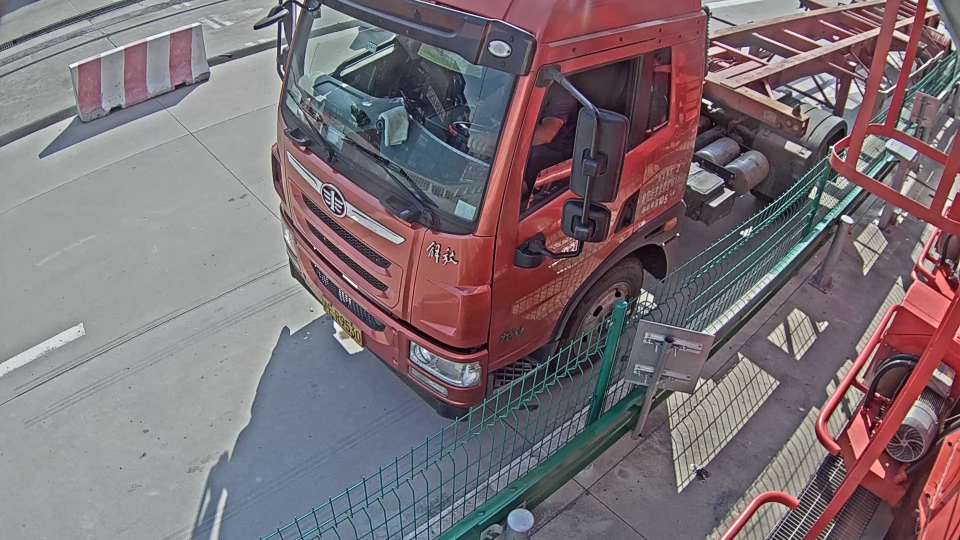
#> input picture data_custom_backend/llib/cv_utility/bbox_utility/imgs/1.jpg, 1920 x 1080 px (shown at 1/2 size)
$ python bbox_utility.py
#> lines starting #> are read from the running program, lines starting #| are printed output that depends on the picture
### data_custom_backend/llib/cv_utility/bbox_utility/bbox_resort_v2.py
# -*- coding: utf-8 -*-
"""
-------------------------------------------------
File Name： bbox_resort
Description :
Author : 'li'
date： 2020/9/24
-------------------------------------------------
Change Activity:
2020/9/24:
-------------------------------------------------
"""
import numpy as np


def _get_center_point(points):
    ws = points[:, 0]
    hs = points[:, 1]
    center_point = np.array([ws.mean(), hs.mean()])
    return center_point


# [13 lines left out: function _get_angle, not called in this run]


def _get_angle_by_vector(v1, v2):
    """
    get angle by vector
    """
    a_norm = np.linalg.norm(v1)
    b_norm = np.linalg.norm(v2)
    a_dot_b = v1.dot(v2)
    cos_theta = np.arccos(a_dot_b / (a_norm * b_norm))
    return np.rad2deg(cos_theta)


def _sort_lst(current_lst):
    total_size = len(current_lst)
    if total_size > 1:
        for i in range(total_size - 1):
            for j in range(i + 1, total_size):
                tmp_vector = current_lst[i]
                if current_lst[i][0] > current_lst[j][0]:
                    current_lst[i] = current_lst[j]
                    current_lst[j] = tmp_vector
    return current_lst


# [25 lines left out: function _get_corners_mapping, not called in this run]


def _get_format_points(sorted_lst):
    """
    get format points
    """
    corners = []
    for item in sorted_lst:
        corners.append(item[1])
    corners.reverse()
    corners = np.array(corners)
    return corners


def _get_left_top_point_index(new_bbox, center_point):
    """
    new bbox center point
    """
    tmp_point_index = None
    for i in range(4):
        point = new_bbox[i, :]
        if point[0] < center_point[0]:
            if tmp_point_index is None:

                tmp_point_index = i
            elif new_bbox[tmp_point_index, :][1] > point[1]:
                tmp_point_index = i
    if tmp_point_index is not None:
        return tmp_point_index
    return 2


def _format_new_bbox(new_bbox, center_point):
    box_array = new_bbox.tolist()
    box_array = box_array + box_array
    if new_bbox.shape[0] == 4:
        index = _get_left_top_point_index(new_bbox, center_point)
        new_format_box = np.array(box_array[index:index + 4])
        return new_format_box
    return new_bbox


def resort_points_v2(points):
    """
    resort points v2
    points format (width,height)
    """
    points = np.array(points)
    center_point = _get_center_point(points)
    points_size = points.shape[0]
    new_corners_up_side = []
    new_corners_down_side = []
    base_vector = np.array([10, 0])
    for i in range(points_size):
        current_point = points[i, :]
        tmp_vector = current_point - center_point
        angle = _get_angle_by_vector(base_vector, tmp_vector)
        if current_point[1] < center_point[1]:
            new_corners_up_side.append([angle, current_point])
        else:
            new_corners_down_side.append([angle, current_point])
    new_corners_up_side = _sort_lst(new_corners_up_side)
    new_corners_down_side = list(reversed(_sort_lst(new_corners_down_side)))
    sorted_lst = new_corners_up_side + new_corners_down_side
    new_bbox = _get_format_points(sorted_lst)
    new_bbox = _format_new_bbox(new_bbox, center_point)
    return new_bbox


# [4 lines left out: function main, not called in this run]


# [2 lines that do not run on import are left out]

### data_custom_backend/llib/cv_utility/bbox_utility/bbox_utility.py
# -*- coding: utf-8 -*-
"""
-------------------------------------------------
   File Name：     get_rotate_image
   Description :
   Author :       'li'
   date：          2018/10/23
-------------------------------------------------
   Change Activity:
                   2018/10/23:
-------------------------------------------------
"""
# -*- coding:utf-8 -*-
import cv2
from math import *
import numpy as np
import math
import re

from llib.cv_utility.bbox_utility.bbox_resort_v2 import resort_points_v2
from llib.cv_utility.bbox_utility.cross_points import cross_point

'''旋转图像并剪裁'''


def get_distance(p1, p2):
    return np.sqrt((p1[0] - p2[0]) ** 2 + (p1[1] - p2[1]) ** 2)


# [96 lines left out: functions get_nearest_points, get_middle_points, get_angle, horizontal_points, vertical_points, _valid_is_cross, not called in this run]


def resort_points(points):
    """
    resort points
    :param points:
    :return:
    """
    return resort_points_v2(points)
    # [13 lines of commented-out code are left out]


def get_rotate_angle(pt1, pt2, pt3, pt4):
    dis_1_2 = get_distance(pt1, pt2)
    dis_1_4 = get_distance(pt1, pt4)
    if dis_1_2 >= dis_1_4:
        heightRect = math.sqrt((pt1[0] - pt2[0]) ** 2 + (pt1[1] - pt2[1]) ** 2)
        angle = acos((pt2[0] - pt1[0]) / heightRect) * (180 / math.pi)  # 矩形框旋转角度
        if not pt2[1] > pt1[1]:
            angle = -angle
    else:
        abs_h = abs(pt4[1] - pt1[1])
        angle = acos(abs_h / dis_1_4) * (180 / math.pi)
        if pt1[0] < pt4[0]:
            angle = -angle
    return angle


def get_rotate_img(img, pt1, pt2, pt3, pt4):
    """
    get rotate image
    :param img:
    :param pt1:
    :param pt2:
    :param pt3:
    :param pt4:
    :return:
    """
    angle = get_rotate_angle(pt1, pt2, pt3, pt4)
    height = img.shape[0]  # 原始图像高度
    width = img.shape[1]  # 原始图像宽度
    rotateMat = cv2.getRotationMatrix2D((width / 2, height / 2), angle, 1)  # 按angle角度旋转图像
    heightNew = int(width * fabs(sin(radians(angle))) + height * fabs(cos(radians(angle))))
    widthNew = int(height * fabs(sin(radians(angle))) + width * fabs(cos(radians(angle))))

    rotateMat[0, 2] += (widthNew - width) / 2
    rotateMat[1, 2] += (heightNew - height) / 2
    imgRotation = cv2.warpAffine(img, rotateMat, (widthNew, heightNew), borderValue=(255, 255, 255))
    # cv2.imshow('rotateImg2', imgRotation)
    # cv2.waitKey(0)

    # 旋转后图像的四点坐标
    [[pt1[0]], [pt1[1]]] = np.dot(rotateMat, np.array([[pt1[0]], [pt1[1]], [1]]))
    [[pt3[0]], [pt3[1]]] = np.dot(rotateMat, np.array([[pt3[0]], [pt3[1]], [1]]))
    [[pt2[0]], [pt2[1]]] = np.dot(rotateMat, np.array([[pt2[0]], [pt2[1]], [1]]))
    [[pt4[0]], [pt4[1]]] = np.dot(rotateMat, np.array([[pt4[0]], [pt4[1]], [1]]))
    # 处理反转的情况
    if pt2[1] > pt4[1]:
        pt2[1], pt4[1] = pt4[1], pt2[1]
    if pt1[0] > pt3[0]:
        pt1[0], pt3[0] = pt3[0], pt1[0]
    imgOut = imgRotation[int(pt2[1]):int(pt4[1]), int(pt1[0]):int(pt3[0])]
    return imgOut  # rotated image


# [29 lines left out: functions drawRect, ReadTxt, not called in this run]


def main():
    image = cv2.imread('imgs/1.jpg')
#> image is the input picture: shape (1080, 1920, 3); mean B, G, R 116.8, 111.5, 123.7
    a = [218, 614, 335, 639, 326, 677, 209, 652]

    points = [a[0], a[1]], [a[2], a[3]], [a[4], a[5]], [a[6], a[7]]
    # points = [1620, 675], [1620, 456], [1655, 456], [1655, 675]  # [x,y]
    points = resort_points(points)
    area = get_rotate_img(image, points[0], points[1], points[2], points[3])
#> in get_rotate_angle, `dis_1_2 = get_distance(pt1, pt2)`: dis_1_2 = 119.6
#> in get_rotate_angle, `dis_1_4 = get_distance(pt1, pt4)`: dis_1_4 = 39.05
#> in get_rotate_angle, `heightRect = math.sqrt((pt1[0] - pt2[0]) ** 2 + (pt1[1] - pt2[1]) ** 2)`: heightRect = 119.6
#> in get_rotate_angle, `angle = acos((pt2[0] - pt1[0]) / heightRect) * (180 / math.pi)`: angle = 12.06
#> in get_rotate_img, `rotateMat = cv2.getRotationMatrix2D((width / 2, height / 2), angle, 1)`: rotateMat = [[0.978, 0.209, -91.65], [-0.209, 0.978, 212.5]]
#> in get_rotate_img, `heightNew = int(width * fabs(sin(radians(angle))) + height * fabs(cos(..`: heightNew = 1457
#> in get_rotate_img, `widthNew = int(height * fabs(sin(radians(angle))) + width * fabs(cos(r..`: widthNew = 2103
#> in get_rotate_img, `imgRotation = cv2.warpAffine(img, rotateMat, (widthNew, heightNew), bo..`:
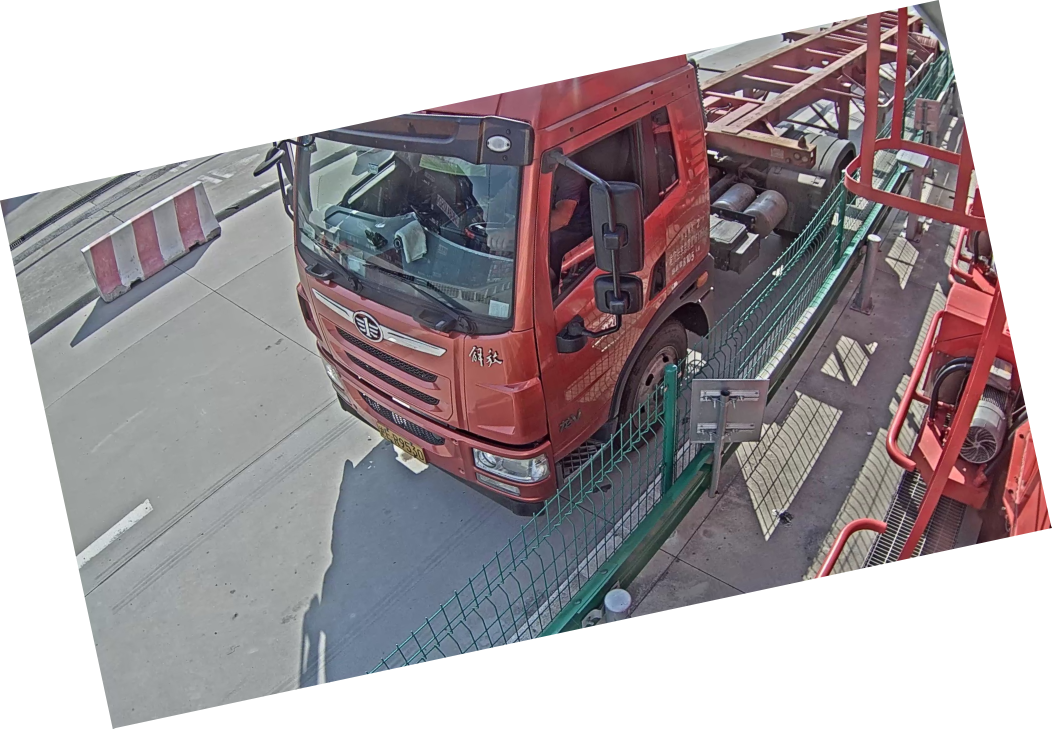
#> imgRotation: shape (1457, 2103, 3) (shown at 1/2 size); mean B, G, R 161.5, 157.9, 166.2
#> in get_rotate_img, `imgOut = imgRotation[int(pt2[1]):int(pt4[1]), int(pt1[0]):int(pt3[0])]`:
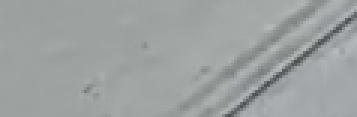
#> imgOut: shape (39, 119, 3) (shown 3 times larger); mean B, G, R 161.1, 161.3, 157.3
    pass


if __name__ == "__main__":
    main()
